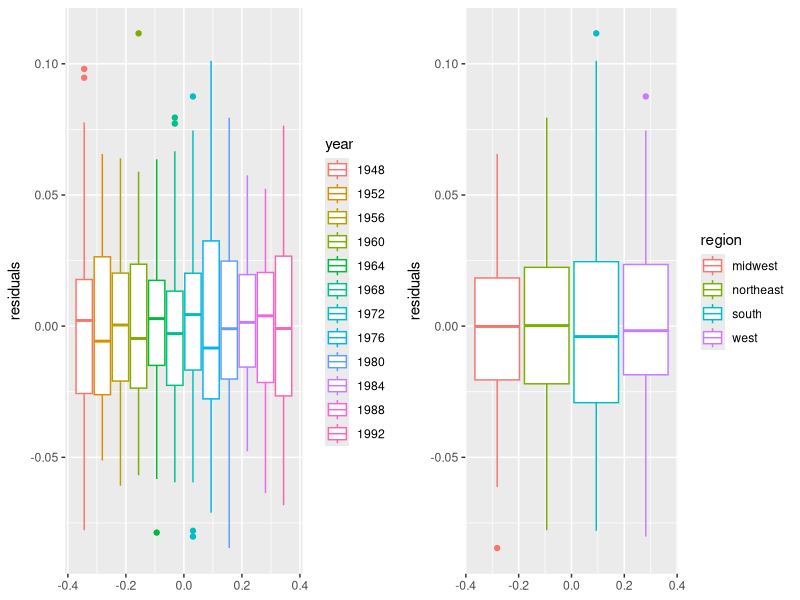
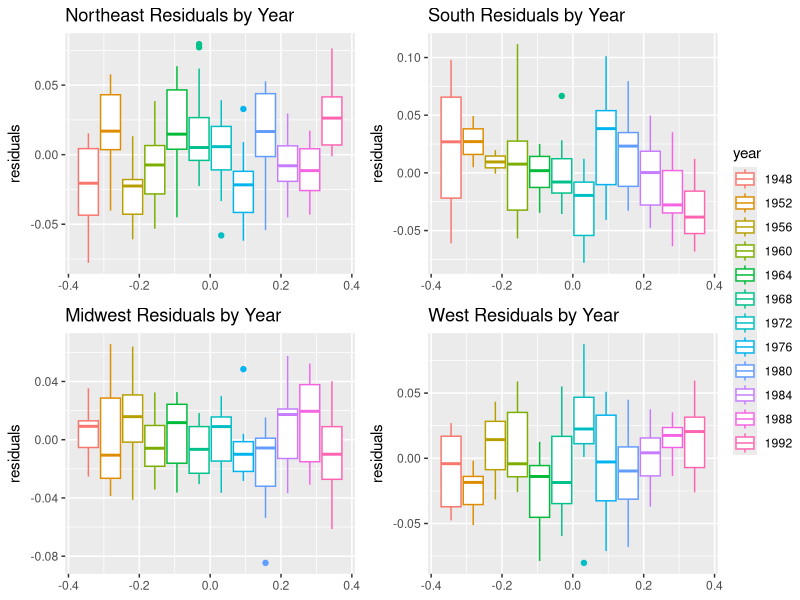
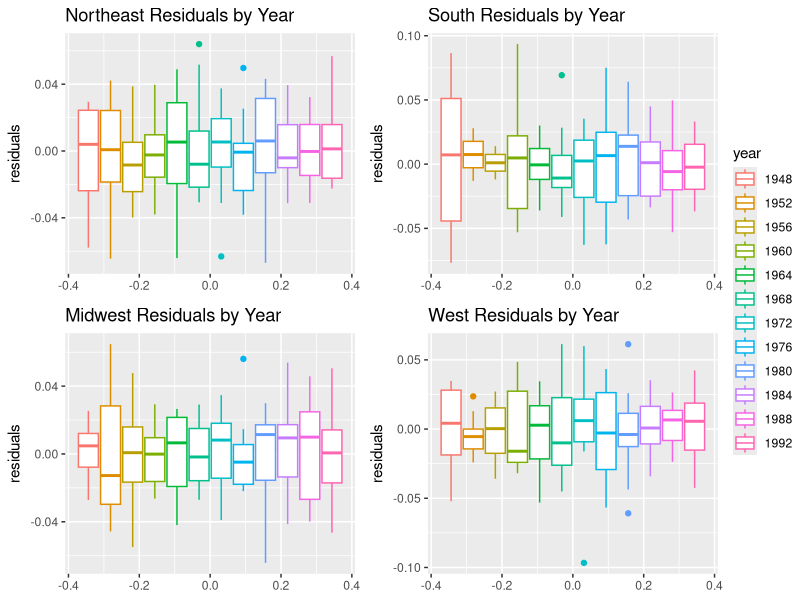

Reproduce these figures in R, in order.
## ---- chunk 1
knitr::opts_chunk$set(echo = FALSE, message = FALSE)
## ---- chunk 2
library("readr") # to load data
library("tidyverse")
data <- read_table("4_US_elections.txt")
data = data %>% select(-constant) # remove manually added intercept
# change mentioned variables to factors
data = data %>% 
  mutate(year = as.factor(year),
                       state = as.factor(state), 
                       r1 = as.factor(r1), 
                       r2 = as.factor(r2), 
                       r3 = as.factor(r3), 
                       r4 = as.factor(r4), 
                       r5 = as.factor(r5), 
                       r6 = as.factor(r6), )

# rename the variables
data = data %>% 
  rename(dvote = Dvote,
         dvote_poll = n1,
         dapprove_inc = n2,
         dapprove_presinc = n3,
         gnp_growth_inc = n4,
         dvote_last = s1,
         dvote_last2 = s2,
         home_state = s3,
         home_state_vice = s4,
         dmajor_leg = s5,
         econ_growth_inc = s6,
         state_ideology = s7,
         ideology_comp = s8,
         cath_1960 = s9,
         south = r1,
         south_1964 = r2,
         deep_south_1964 = r3,
         new_england_1964 = r4,
         new_england_1972 = r5,
         west_1976 = r6)

# create a region variable
northeast = c(7, 8, 19, 20, 21, 29, 30, 32, 38, 39, 45, 48)
south = c(1, 4, 9, 10, 17, 18, 24, 33, 36, 40, 42, 43, 46)
midwest = c(13, 14, 15, 16, 22, 23, 25, 27, 34, 35, 41, 49)
west = c(2, 3, 5, 6, 11, 12, 26, 28, 31, 37, 44, 47, 50)

data$region <- ifelse(data$state %in% northeast, "northeast",
                      ifelse(data$state %in% south, "south",
                             ifelse(data$state %in% midwest, "midwest",
                                    ifelse(data$state %in% west, "west", NA))))
data = data %>% mutate(region = as.factor(region))
## ---- chunk 3
library(tidyverse)
m0 = lm(dvote ~ . - evotes - region , data = data)
## ---- chunk 4
data_res = na.omit(data)
data_res$residuals = resid(m0)
year_res_plot = ggplot(mapping = aes(y = residuals, col = year), data = data_res) + 
  geom_boxplot()
region_res_plot = ggplot(mapping = aes(y = residuals, col = region), data = data_res) +
  geom_boxplot()
library(ggpubr)
ggarrange(year_res_plot, region_res_plot, nrow = 1, ncol = 2)
## ---- chunk 5
data_northeast = data_res[data_res$region == "northeast", ]
data_south = data_res[data_res$region == "south", ]
data_midwest = data_res[data_res$region == "midwest", ]
data_west = data_res[data_res$region == "west", ]
northeast_res_plot = ggplot(mapping=aes(y=residuals, col=year), data = data_northeast) +
  geom_boxplot() + 
  ggtitle("Northeast Residuals by Year")
south_res_plot = ggplot(mapping=aes(y=residuals, col=year), data = data_south) +
  geom_boxplot() +
  ggtitle("South Residuals by Year")
midwest_res_plot = ggplot(mapping=aes(y=residuals, col=year), data = data_midwest) +
  geom_boxplot() +
  ggtitle("Midwest Residuals by Year")
west_res_plot = ggplot(mapping=aes(y=residuals, col=year), data = data_west) +
  geom_boxplot() +
  ggtitle("West Residuals by Year")
#grid.arrange(northeast_res_plot, south_res_plot, midwest_res_plot, west_res_plot, ncol = 2)
ggarrange(northeast_res_plot, south_res_plot, midwest_res_plot, west_res_plot, 
          ncol = 2, nrow = 2, common.legend = TRUE, legend = "right")
## ---- chunk 6
library(lme4)
mixed_m0 = lmer(dvote ~ . -  evotes - region - year + (1|year/region), data = data)
## ---- chunk 7
data_res_mixed = data_res
data_res_mixed$residuals = resid(mixed_m0)
data_northeast_mixed = data_res_mixed[data_res_mixed$region == "northeast", ]
data_south_mixed = data_res_mixed[data_res_mixed$region == "south", ]
data_midwest_mixed = data_res_mixed[data_res_mixed$region == "midwest", ]
data_west_mixed = data_res_mixed[data_res_mixed$region == "west", ]
northeast_res_plot = ggplot(mapping=aes(y=residuals, col=year), data = data_northeast_mixed) +
  geom_boxplot() + 
  ggtitle("Northeast Residuals by Year")
south_res_plot = ggplot(mapping=aes(y=residuals, col=year), data = data_south_mixed) +
  geom_boxplot() +
  ggtitle("South Residuals by Year")
midwest_res_plot = ggplot(mapping=aes(y=residuals, col=year), data = data_midwest_mixed) +
  geom_boxplot() +
  ggtitle("Midwest Residuals by Year")
west_res_plot = ggplot(mapping=aes(y=residuals, col=year), data = data_west_mixed) +
  geom_boxplot() +
  ggtitle("West Residuals by Year")
#grid.arrange(northeast_res_plot, south_res_plot, midwest_res_plot, west_res_plot, ncol = 2)
ggarrange(northeast_res_plot, south_res_plot, midwest_res_plot, west_res_plot, 
          ncol = 2, nrow = 2, common.legend = TRUE, legend = "right")
## ---- chunk 8
predict_eval = function(lm_object, winner_list, data) {
  winner = rep(0, length(winner_list))
  predicted_values = predict(lm_object, data)
  predicted_values = as.vector(ifelse(predicted_values > 0.5, 1, 0))
  predicted_values = data$evotes * predicted_values
  
}

